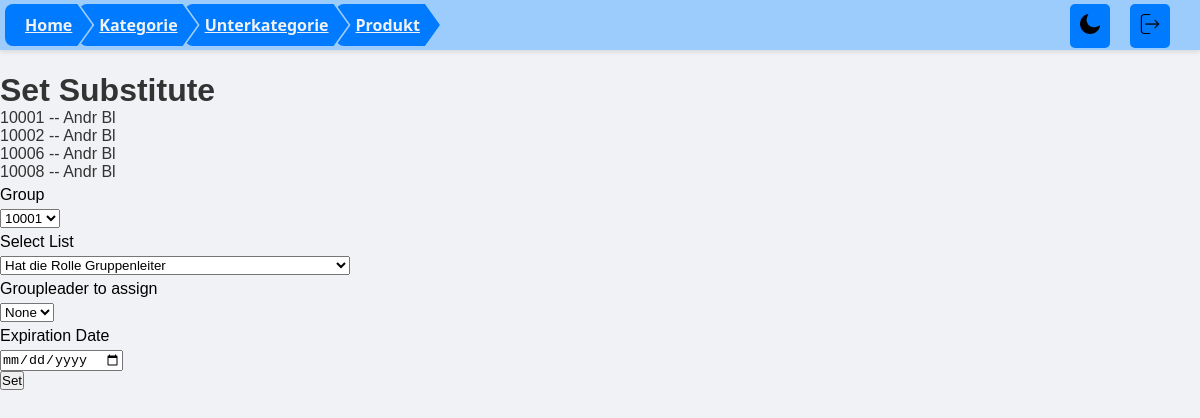
/database/setsubstitute/ (signed in), run on an earlier commit of the app's database.
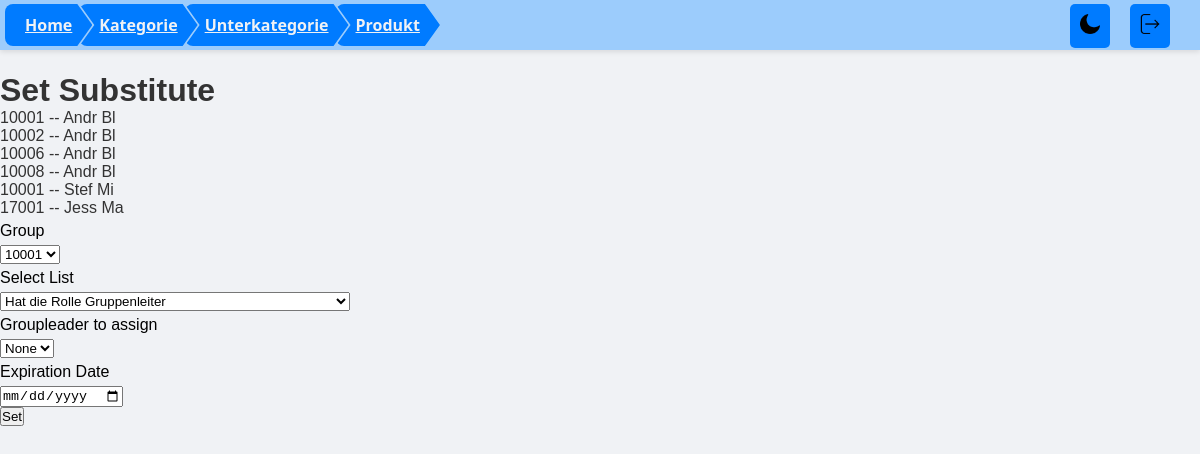
And on a later commit of the database.
### database/models.py (models this page shows, shortened)
class groupleader(models.Model):
    group = models.ForeignKey(group, on_delete=models.SET_NULL, related_name='group_leader', null=True)
    person = models.ForeignKey(person, on_delete=models.SET_NULL, related_name='group_leaderships', null=True)
    expires = models.DateField(null=True, blank=True, default=None)
    class Meta:
        unique_together = ('group_id', 'person_id')
        verbose_name = "Group leader"
        verbose_name_plural = "Group leaders"

class group(models.Model):
    group_id = models.AutoField(primary_key=True)
    group_name = models.CharField(max_length=30)
    task = models.CharField(max_length=100)
    facility_id = models.ForeignKey('facility', on_delete=models.SET_NULL, related_name='groups', null=True)
    class Meta:
        verbose_name = "Group"
        verbose_name_plural = "Groups"

class person(models.Model):
    user = models.OneToOneField(User, on_delete=models.SET_NULL, related_name='person', null=True, blank=True, default=None)
    id = models.UUIDField(primary_key=True, default=None, editable=False)
    first_name = models.CharField(max_length=100)
    last_name = models.CharField(max_length=30)
    date_of_birth = models.DateField(null=True, blank=True, default=None)
    group_id = models.ForeignKey('group', on_delete=models.SET_NULL, related_name='persons', null=True, blank=True, default=None)
    class Meta:
        verbose_name = "person"
        verbose_name_plural = "People"

### database/views.py (the view, shortened to what this page needs)
# urls.py: path('setsubstitute/', views.setsubstitute, name='setsubstitute'),
@login_required
@group_required('facility_manager')
def setsubstitute(request):
    groups = group.objects.all()
    groupleader_instances = groupleader.objects.all()
    list_type = request.GET.get('list_type')
    all_groupleaders = groupleader.objects.all().values_list('person_id', flat=True)
    if list_type == 'groupleaders':
        persons = person.objects.filter(id__in=all_groupleaders)
        groupleader_users = User.objects.filter(groups__name='groupleader')
        groupleader_persons = person.objects.filter(user__in=groupleader_users)
        persons = persons.union(groupleader_persons).order_by('last_name', 'first_name')
    else:
        groupleader_user_role = User.objects.filter(groups__name='groupleader')
        persons = person.objects.exclude(id__in=all_groupleaders).exclude(user=None).exclude(user__in=groupleader_user_role).order_by('last_name', 'first_name')
    return render(request, 'database/setsubstitute.html', {'groupleaders': list(persons.values('id', 'first_name', 'last_name')), 'groups': groups, 'groupleader_instances': groupleader_instances})

### database/views.py (called while the page is built)
def group_required(*group_names):
    def in_groups(u):
        if u.is_authenticated:
            if bool(u.groups.filter(name__in=group_names)) | u.is_superuser:
                return True
        return False
    return user_passes_test(in_groups)

### database/templates/database/setsubstitute.html (shortened to what this page needs)
{% extends 'layout.html' %}
{% block content %}
<br>
<br>
<br>
<br>
<h1>Set Substitute</h1>
{% for groupleader_instance in groupleader_instances%}
    <p>{{ groupleader_instance.group.group_name }} -- {{ groupleader_instance.person.first_name }} {{ groupleader_instance.person.last_name }}</p>
{% endfor %}
<form method="POST">
    <label for="group_id">Group</label>
    <select name="group_id" id="group_id">
        {% for group in groups %}
            <option value="{{ group.group_id }}">{{ group.group_name }}</option>
        {% endfor %}
    </select><br>
    <label for="list_type">Select List</label>
    <select id="list_type">
        <option value="groupleaders">Hat die Rolle Gruppenleiter</option>
    </select><br>
    <label for="person_id">Groupleader to assign</label>
    <select name="person_id" id="person_id">
        <option value="">None</option>
    </select><br>
    <label for="expire_date">Expiration Date</label>
    <input type="date" id="expire_date" name="expire_date"><br>
    <button type="submit">Set</button>
</form>
{% endblock %}

### templates/layout.html (shortened to what this page needs)
<!DOCTYPE html>
{% load static %}
<html lang="en">
<head>
    <link rel="stylesheet" href="{% static 'css/style.css' %}">
</head>
<body id="body" class="dark-mode">
    <div class="top-bar">
        <div class="breadcrumb">
            <a href="/" class="breadcrumb-item">Home</a>
            <a href="/" class="breadcrumb-item">Kategorie</a>
            <a href="/" class="breadcrumb-item">Unterkategorie</a>
            <a href="/" class="breadcrumb-item">Produkt</a>
        </div>
        <div class="top-right">
            <label class="settings-container">
                <button id="dark-mode-toggle" class="dark-mode-toggle-button">
                <img src="{% static 'images/sun-icon.png' %}" alt="Toggle Dark Mode" class="toggle-icon-button" aria-label="Toggle Dark Mode"
                data-sun-icon="{% static 'images/sun-icon.png' %}"
                data-moon-icon="{% static 'images/moon-icon.png' %}">
                </button>
            </label>
            <form method="post" action="{% url 'users:logout' %}">
                <button type="submit" class="logout-button" title="Logout">
                    <img src="{% static 'images/logout-icon.png' %}" alt="Logout" aria-label="Logout">
                </button>
            </form>
        </div>
    </div>
    {% block content %}
    {% endblock %}
</body>
</html>

### static/css/style.css (style rules this page uses)
* { padding: 0%; margin: 0%; }
body { font-family: Arial, sans-serif; background-color: #181818; color: #ffffff; margin: 0; padding: 0; transition: background-color 0.3s, color 0.3s; display: none; }
label { margin: 5px 0; color: #ffffff; display: block; }
.breadcrumb { display: flex; align-items: center; font-family: 'Segoe UI', Tahoma, Geneva, Verdana, sans-serif; margin-top: 20px; margin-bottom: 20px; position: relative; }
.breadcrumb-item { background-color: #007bff; color: #ffffff; padding: 10px 20px; border-radius: 8px; position: relative; margin-right: -13px; z-index: 1; transition: background-color 0.3s ease; clip-path: polygon(0 0, calc(100% - 15px) 0, 100% 50%, calc(100% - 15px) 100%, 0 100%, 15px 50%); }
.breadcrumb-item:first-child { clip-path: polygon(0 0, calc(100% - 15px) 0, 100% 50%, calc(100% - 15px) 100%, 0 100%); margin-left: -15px; }
.breadcrumb-item:not(:last-child)::after { content: ''; position: absolute; top: 50%; right: -15px; width: 0; height: 0; border-left: 15px solid #007bff; border-top: 7.5px solid transparent; border-bottom: 7.5px solid transparent; transform: translateY(-50%); }
.top-bar { position: fixed; top: 0; left: 0; right: 0; height: 50px; background-color: #333; display: flex; justify-content: space-between; align-items: left; padding: 0 20px; box-shadow: 0 2px 5px rgba(0, 0, 0, 0.1); z-index: 1000; font-weight: bold; }
.top-right { position: relative; top: -7px; right: 10px; display: flex; align-items: center; gap: 20px; }
.logout-button { padding: 10px; background-color: #007bff; color: white; border: none; border-radius: 5px; font-size: 16px; transition: background-color 0.3s; margin-top: 15px; }
.logout-button img { cursor: pointer; width: 20px; height: 20px; transition: transform 0.3s ease; }
.settings-container { position: relative; display: inline-block; }
.dark-mode-toggle-button { padding: 10px; background-color: #007bff; color: white; border: none; border-radius: 5px; font-size: 16px; transition: background-color 0.3s; margin-top: 15px; }
.dark-mode-toggle-button img { width: 20px; height: 20px; cursor: pointer; transition: transform 0.3s ease; }
body.light-mode { background-color: #f0f2f5; color: #333; }
body.light-mode h2, body.light-mode label { color: #000000; }
body.light-mode .breadcrumb { background-color: transparent; color: #007bff; }
body.light-mode .breadcrumb-item { background-color: #007bff; color: #f0f2f5; outline-color: transparent; }
body.light-mode .breadcrumb-item:not(:last-child)::after { border-left-color: #f0f2f5; }
body.light-mode .top-bar { position: fixed; top: 0; left: 0; right: 0; height: 50px; background-color: #9cccfc; font-weight: bold; display: flex; justify-content: space-between; align-items: left; padding: 0 20px; box-shadow: 0 2px 5px rgba(0, 0, 0, 0.1); z-index: 1000; }

What changed in the data, as far as the page shows it:
added groupleader: group.group_name "10001", person.first_name "Stef", person.last_name "Mi"
added groupleader: group.group_name "17001", person.first_name "Jess", person.last_name "Ma"
